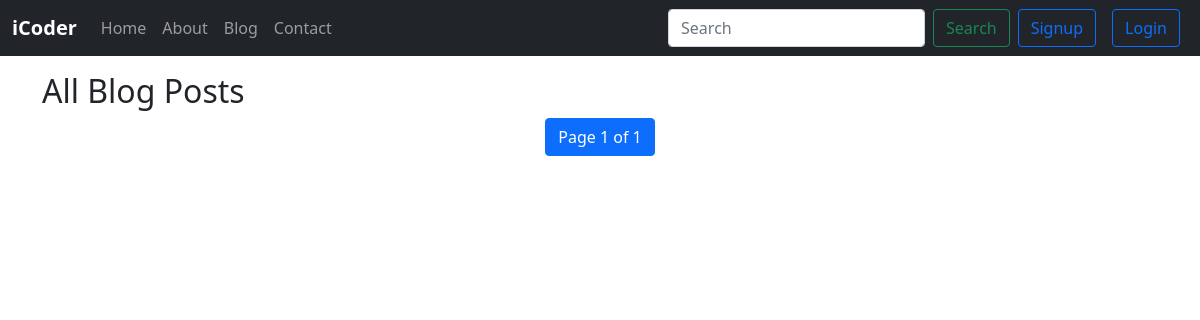
/blog/, run on an earlier commit of the app's database.
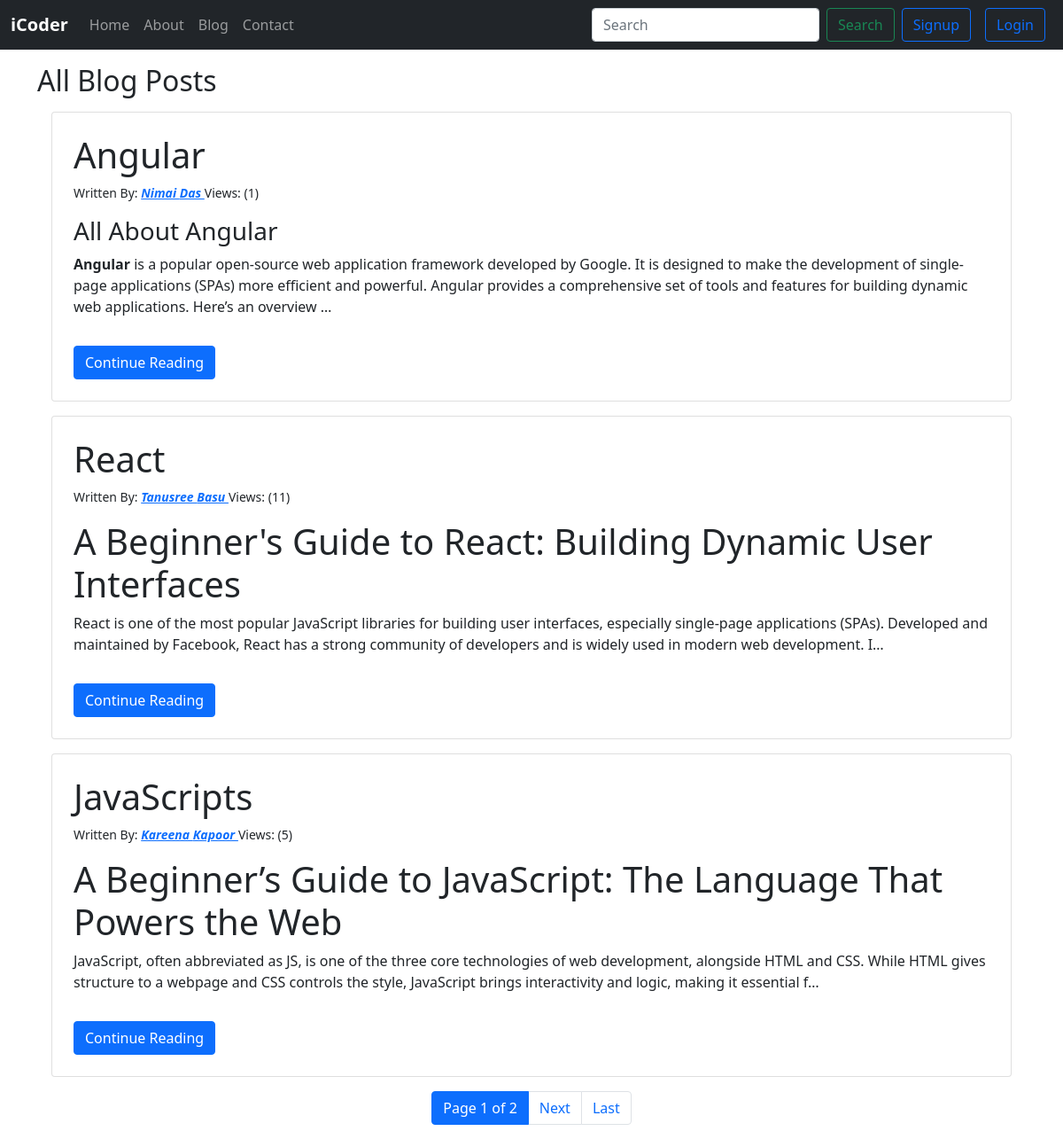
And on a later commit of the database.
### blog/models.py (models this page shows, shortened)
class Post(models.Model):
    sno = models.AutoField(primary_key=True)
    title = models.CharField(max_length=1000)
    content = HTMLField()
    author = models.ForeignKey(User, on_delete=models.CASCADE, related_name='posts')
    slug = models.CharField(max_length=100, default="")
    image = models.ImageField(upload_to='user/', default=0)
    view = models.IntegerField(default=0)
    timestamps = models.DateTimeField(auto_now_add=True)
    class Meta:
        permissions = [
            ("can_view_post", "Can view post"),
            ("can_edit_own_post", "Can edit own post"),
        ]

### blog/views.py (the view)
# urls.py: path('', blogHome, name="bloghome"),
def blogHome(request):
    posts  = Post.objects.all().order_by("-sno")
    post_list = Post.objects.all().order_by('-sno')  # Order by latest posts
    paginator = Paginator(post_list, 3)  # Show 3 posts per page
    page_number = request.GET.get('page')
    posts = paginator.get_page(page_number)
    return render(request, 'blog/blog.html', {'posts': posts})

### templates/blog/blog.html (shortened to what this page needs)
{% extends "home/layouts.html" %}
{% block body %}
<div class="container mt-3">
  <div class="row">
    <div class="col-md-12">
  <h2>All Blog Posts</h2>
  {% for post in posts %}
  <div class="card p-4 m-3">
    <h1>{{post.title}}</h1>
    <small>Written By: <em class="fw-bold text-primary"><a href="{% url "author_detail" post.author.id %}">{{post.author.first_name}} {{post.author.last_name}} </a></em>Views: ({{post.view}})</small>
    <p>{{post.content|truncatechars_html:320|safe}}</p>
    <div>
   <a href="{% url "blogPost" post.slug %}" class="btn btn-primary">Continue Reading</a>
    </div>
  </div>
  {% endfor %}
  <nav aria-label="Page navigation">
    <ul class="pagination justify-content-center">
      <li class="page-item active">
        <span class="page-link">
          Page {{ posts.number }} of {{ posts.paginator.num_pages }}
        </span>
      </li>
      {% if posts.has_next %}
      <li class="page-item">
        <a class="page-link" href="?page={{ posts.next_page_number }}">Next</a>
      </li>
      <li class="page-item">
        <a class="page-link" href="?page={{ posts.paginator.num_pages }}">Last</a>
      </li>
      {% endif %}
    </ul>
  </nav>
</div>
</div>
</div>
{% endblock %}

What changed in the data, as far as the page shows it:
added Post: title "Angular", author.first_name "Nimai", author.last_name "Das", view "1", content "All About Angular Angular is a popular open-source web application framework developed by Google. It is designed to make the development of single-page applications (SPAs) more efficient and powerful. Angular provides a comprehensive set of tools and features for building dynamic web applications. Here’s an overview …"
added Post: title "React", author.first_name "Tanusree", author.last_name "Basu", view "11", content "A Beginner's Guide to React: Building Dynamic User Interfaces React is one of the most popular JavaScript libraries for building user interfaces, especially single-page applications (SPAs). Developed and maintained by Facebook, React has a strong community of developers and is widely used in modern web development. I…"
added Post: title "JavaScripts", author.first_name "Kareena", author.last_name "Kapoor", view "5", content "A Beginner’s Guide to JavaScript: The Language That Powers the Web JavaScript, often abbreviated as JS, is one of the three core technologies of web development, alongside HTML and CSS. While HTML gives structure to a webpage and CSS controls the style, JavaScript brings interactivity and logic, making it essential f…"
Also different on the page:
{{ posts.paginator.num_pages }}: "1" → "2"
text now shown: "Next Last"
